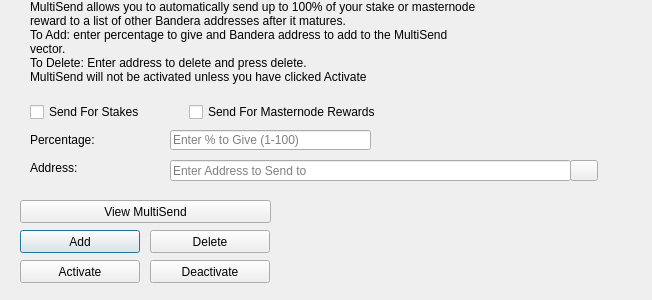
<?xml version="1.0" encoding="UTF-8"?>
<ui version="4.0">
 <class>MultiSendDialog</class>
 <widget class="QDialog" name="MultiSendDialog">
  <property name="windowModality">
   <enum>Qt::NonModal</enum>
  </property>
  <property name="geometry">
   <rect>
    <x>0</x>
    <y>0</y>
    <width>652</width>
    <height>300</height>
   </rect>
  </property>
  <property name="windowTitle">
   <string>MultiSend</string>
  </property>
  <widget class="QLineEdit" name="multiSendPercentEdit">
   <property name="geometry">
    <rect>
     <x>170</x>
     <y>130</y>
     <width>201</width>
     <height>20</height>
    </rect>
   </property>
   <property name="toolTip">
    <string>Enter whole numbers 1 - 100</string>
   </property>
   <property name="placeholderText">
    <string>Enter % to Give (1-100)</string>
   </property>
  </widget>
  <widget class="QLineEdit" name="multiSendAddressEdit">
   <property name="geometry">
    <rect>
     <x>170</x>
     <y>160</y>
     <width>401</width>
     <height>21</height>
    </rect>
   </property>
   <property name="toolTip">
    <string/>
   </property>
   <property name="placeholderText">
    <string>Enter Address to Send to</string>
   </property>
  </widget>
  <widget class="QLabel" name="label_2">
   <property name="geometry">
    <rect>
     <x>30</x>
     <y>0</y>
     <width>451</width>
     <height>121</height>
    </rect>
   </property>
   <property name="lineWidth">
    <number>1</number>
   </property>
   <property name="text">
    <string>MultiSend allows you to automatically send up to 100% of your stake or masternode reward to a list of other Bandera addresses after it matures.
To Add: enter percentage to give and Bandera address to add to the MultiSend vector.
To Delete: Enter address to delete and press delete.
MultiSend will not be activated unless you have clicked Activate</string>
   </property>
   <property name="alignment">
    <set>Qt::AlignLeading|Qt::AlignLeft|Qt::AlignTop</set>
   </property>
   <property name="wordWrap">
    <bool>true</bool>
   </property>
  </widget>
  <widget class="QLabel" name="message">
   <property name="geometry">
    <rect>
     <x>290</x>
     <y>200</y>
     <width>351</width>
     <height>91</height>
    </rect>
   </property>
   <property name="text">
    <string/>
   </property>
  </widget>
  <widget class="QPushButton" name="addButton">
   <property name="geometry">
    <rect>
     <x>20</x>
     <y>230</y>
     <width>120</width>
     <height>23</height>
    </rect>
   </property>
   <property name="toolTip">
    <string/>
   </property>
   <property name="statusTip">
    <string>Add to MultiSend Vector</string>
   </property>
   <property name="text">
    <string>Add</string>
   </property>
  </widget>
  <widget class="QPushButton" name="disableButton">
   <property name="geometry">
    <rect>
     <x>150</x>
     <y>260</y>
     <width>120</width>
     <height>23</height>
    </rect>
   </property>
   <property name="statusTip">
    <string>Deactivate MultiSend</string>
   </property>
   <property name="text">
    <string>Deactivate</string>
   </property>
  </widget>
  <widget class="QPushButton" name="addressBookButton">
   <property name="geometry">
    <rect>
     <x>570</x>
     <y>160</y>
     <width>28</width>
     <height>21</height>
    </rect>
   </property>
   <property name="toolTip">
    <string>Choose an address from the address book</string>
   </property>
   <property name="text">
    <string/>
   </property>
   <property name="icon">
    <iconset resource="../bandera.qrc">
     <normaloff>:/icons/address-book</normaloff>:/icons/address-book</iconset>
   </property>
   <property name="shortcut">
    <string>Alt+A</string>
   </property>
   <property name="autoDefault">
    <bool>false</bool>
   </property>
  </widget>
  <widget class="QLabel" name="label">
   <property name="geometry">
    <rect>
     <x>30</x>
     <y>130</y>
     <width>121</width>
     <height>20</height>
    </rect>
   </property>
   <property name="toolTip">
    <string>Percentage of stake to send</string>
   </property>
   <property name="text">
    <string>Percentage:</string>
   </property>
  </widget>
  <widget class="QLabel" name="label_5">
   <property name="geometry">
    <rect>
     <x>30</x>
     <y>160</y>
     <width>111</width>
     <height>16</height>
    </rect>
   </property>
   <property name="toolTip">
    <string>Address to send portion of stake to</string>
   </property>
   <property name="text">
    <string>Address:</string>
   </property>
  </widget>
  <widget class="QPushButton" name="deleteButton">
   <property name="geometry">
    <rect>
     <x>150</x>
     <y>230</y>
     <width>120</width>
     <height>23</height>
    </rect>
   </property>
   <property name="toolTip">
    <string/>
   </property>
   <property name="statusTip">
    <string>Delete Address From MultiSend Vector</string>
   </property>
   <property name="text">
    <string>Delete</string>
   </property>
  </widget>
  <widget class="QPushButton" name="activateButton">
   <property name="geometry">
    <rect>
     <x>20</x>
     <y>260</y>
     <width>120</width>
     <height>23</height>
    </rect>
   </property>
   <property name="statusTip">
    <string>Activate MultiSend</string>
   </property>
   <property name="text">
    <string>Activate</string>
   </property>
  </widget>
  <widget class="QPushButton" name="viewButton">
   <property name="geometry">
    <rect>
     <x>20</x>
     <y>200</y>
     <width>251</width>
     <height>23</height>
    </rect>
   </property>
   <property name="toolTip">
    <string/>
   </property>
   <property name="statusTip">
    <string>View MultiSend Vector</string>
   </property>
   <property name="text">
    <string>View MultiSend</string>
   </property>
  </widget>
  <widget class="QWidget" name="horizontalLayoutWidget">
   <property name="geometry">
    <rect>
     <x>30</x>
     <y>100</y>
     <width>351</width>
     <height>24</height>
    </rect>
   </property>
   <layout class="QHBoxLayout" name="horizontalLayout">
    <item>
     <widget class="QCheckBox" name="multiSendStakeCheckBox">
      <property name="text">
       <string>Send For Stakes</string>
      </property>
     </widget>
    </item>
    <item>
     <widget class="QCheckBox" name="multiSendMasternodeCheckBox">
      <property name="text">
       <string>Send For Masternode Rewards</string>
      </property>
     </widget>
    </item>
   </layout>
  </widget>
 </widget>
 <resources>
  <include location="../bandera.qrc"/>
 </resources>
 <connections/>
</ui>
